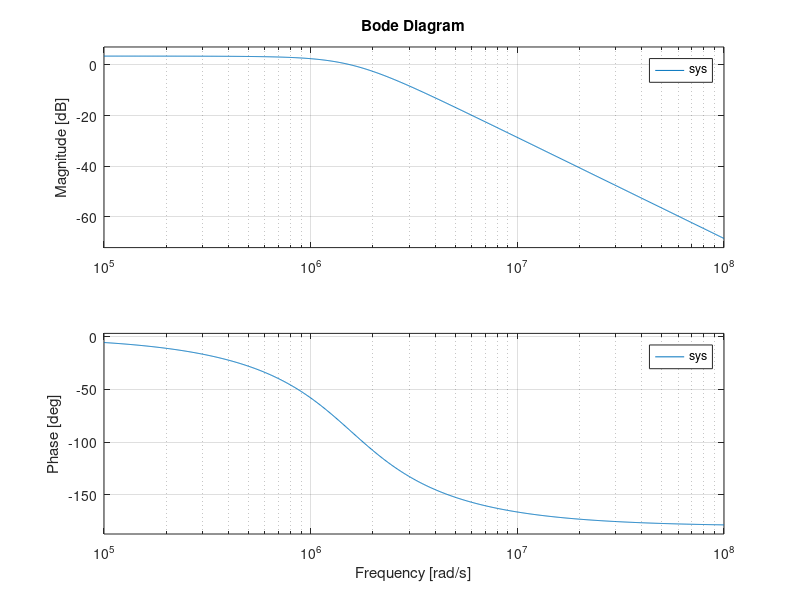
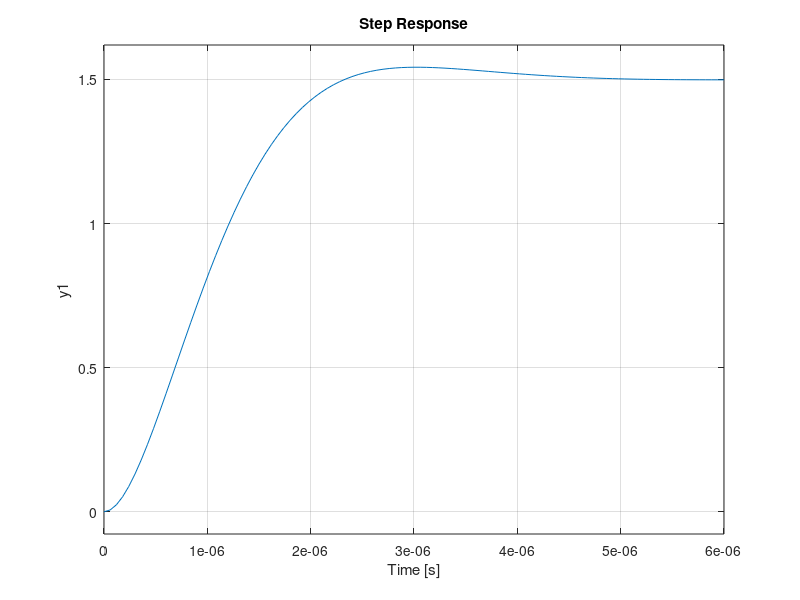

These figures' MATLAB source, in order: (Note: this script raises an error after producing the figures.)
%Simplified model
close all; clear all; clc;
%inputs
K = 1.5;%DC gain V/V     --- K<3
Fc= 250e3;
R = 100e3;

C = 1/(2*pi*R*Fc)

R1 = R;R2 = R;C1 = C;C2 = C;

Q  = R*C/(3-K)

sys = tf([K],[(R1*R2*C1*C2) ((R1+R2)*C1+R1*C2*(1-K)) 1])

figure
bode(sys)

figure
step(sys);

stepinfo(sys)

figure
pzplot(sys);

figure
impulse(sys);